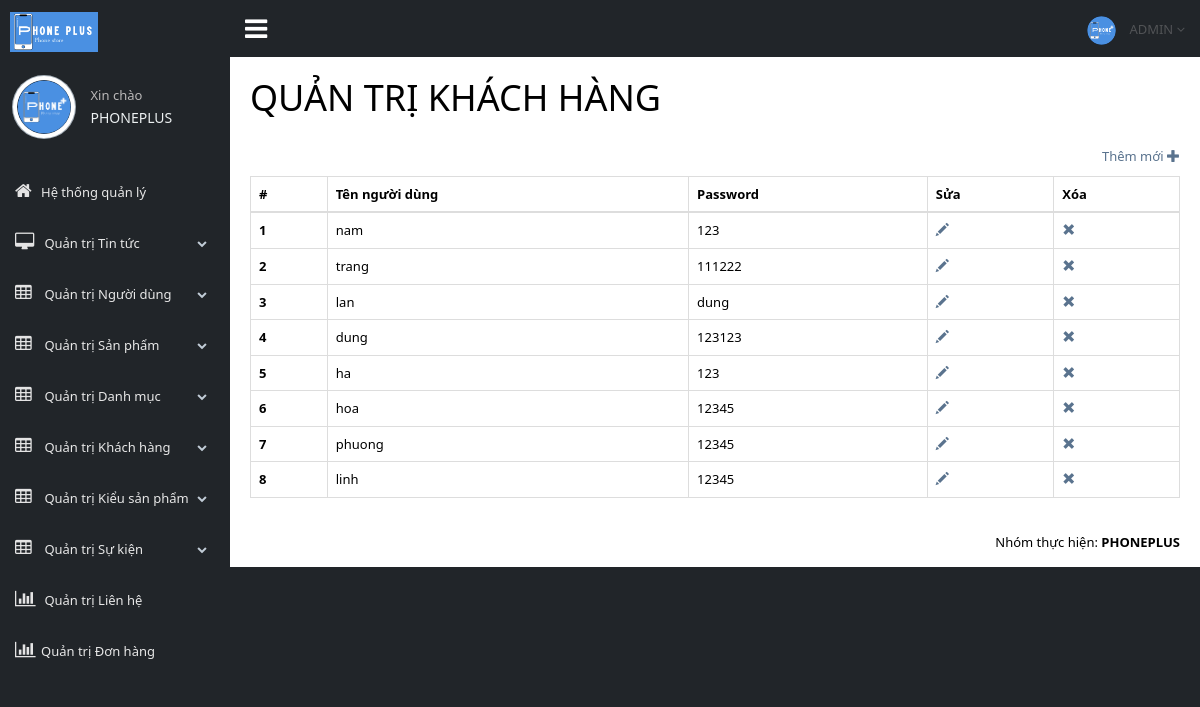
The app's page /admin/khachhang_list.php (signed in) with its own data.
### tables this page shows
CREATE TABLE `tbl_khachhang` (
  `makhach` int(11) NOT NULL,
  `tenkhach` varchar(50) NOT NULL,
  `sdt` varchar(10) NOT NULL,
  `email` varchar(30) NOT NULL,
  `matkhau` varchar(50) NOT NULL
);

### admin/khachhang_list.php (the view, shortened to what this page needs)
<!DOCTYPE html>
<html lang="en">
<head>
  <link href="../vendors/bootstrap/dist/css/bootstrap.min.css" rel="stylesheet">
  <link href="../vendors/font-awesome/css/font-awesome.min.css" rel="stylesheet">
  <link href="../vendors/nprogress/nprogress.css" rel="stylesheet">
  <link href="../vendors/iCheck/skins/flat/green.css" rel="stylesheet">
  <link href="../vendors/bootstrap-progressbar/css/bootstrap-progressbar-3.3.4.min.css" rel="stylesheet">
  <link href="../vendors/jqvmap/dist/jqvmap.min.css" rel="stylesheet" />
  <link href="../vendors/bootstrap-daterangepicker/daterangepicker.css" rel="stylesheet">
  <link href="../build/css/custom.min.css" rel="stylesheet">
</head>
<body class="nav-md" style="background-color:#212529;">
  <div class="container body">
    <div class="main_container">
      <div class="col-md-3 left_col">
        <div class="left_col scroll-view">
          <?php include("top.php"); ?>
          <div class="right_col" role="main">
            <div class="row">
              <div class="col-md-12 col-sm-12 col-xs-12">
                <h1>QUẢN TRỊ KHÁCH HÀNG</h1>
                <br>
                <div>
                  <p style="text-align: right;"><a href="khachhang_them.php">Thêm mới <span
                        class="glyphicon glyphicon-plus" aria-hidden="true"></span></a></p>
                  <table class="table table-bordered">
                    <thead>
                      <tr>
                        <th>#</th>
                        <th>Tên người dùng</th>
                        <th>Password</th>
                        <th>Sửa</th>
                        <th>Xóa</th>
                      </tr>
                    </thead>
                    <tbody>
                      <?php
                      include("../commo/connect.php");
                      $sql = "
                        SELECT *
                        FROM tbl_khachhang
                        ORDER BY makhach DESC";
                      $dulieu = mysqli_query($ketnoi, $sql);
                      $i = 0;
                      while ($row = mysqli_fetch_array($dulieu)) {
                        $i++;
                        ; ?>
                        <tr>
                          <th scope="row">
                            <?php echo $i; ?>
                          </th>
                          <td>
                            <?php echo $row["tenkhach"]; ?>
                          </td>
                          <td>
                            <?php echo $row["matkhau"]; ?>
                          </td>
                          <td><a href="khachhang_sua.php?makhach=<?php echo $row['makhach']; ?>"><span
                                class="glyphicon glyphicon-pencil" aria-hidden="true"></span></a></td>
                          <td><a href="khachhang_xoa.php?makhach=<?php echo $row['makhach']; ?>"><span
                                class="glyphicon glyphicon-remove" aria-hidden="true"></span></a></td>
                        </tr>
                        <?php
                      }
                      ; ?>
                    </tbody>
                  </table>
                </div>
              </div>
            </div>
          </div>
          <?php include("bottom.php"); ?>
        </div>
      </div>
</body>
</html>

### admin/top.php (shortened to what this page needs)
<div class="logo"><a href="index.php" class="site_title"> <img style="width: 40%; height: auto;"
      src="../img/logopp.png"></a></div>
<div class="profile clearfix">
  <div class="profile_pic">
    <img style="width: 80%;" src="img/phoneplus.png" alt="..." class="img-circle profile_img">
  </div>
  <div class="profile_info">
    <span>Xin chào</span>
    <h2>PHONEPLUS</h2>
  </div>
</div>
<br />
<div id="sidebar-menu" class="main_menu_side hidden-print main_menu">
  <div class="menu_section">
    <ul class="nav side-menu">
      <li><a href="index.php"><i class="fa fa-home"></i>Hệ thống quản lý</a></li>
      <li><a><i class="fa fa-desktop"></i> Quản trị Tin tức <span class="fa fa-chevron-down"></span></a>
      </li>
      <li><a><i class="fa fa-table"></i> Quản trị Người dùng<span class="fa fa-chevron-down"></span></a>
      </li>
      <li><a><i class="fa fa-table"></i> Quản trị Sản phẩm <span class="fa fa-chevron-down"></span></a>
      </li>
      <li><a><i class="fa fa-table"></i> Quản trị Danh mục <span class="fa fa-chevron-down"></span></a>
      </li>
      <li><a><i class="fa fa-table"></i> Quản trị Khách hàng <span class="fa fa-chevron-down"></span></a>
      </li>
      <li><a><i class="fa fa-table"></i> Quản trị Kiểu sản phẩm <span class="fa fa-chevron-down"></span></a>
      </li>
      <li><a><i class="fa fa-table"></i> Quản trị Sự kiện <span class="fa fa-chevron-down"></span></a>
      </li>
      <li><a href="quan_tri_lien_he.php"><i class="fa fa-bar-chart-o"></i> Quản trị Liên hệ</a></li>
      <li><a href="order_list.php"><i class="fa fa-bar-chart-o"></i>Quản trị Đơn hàng</a></li>
  </div>
</div>
</div>
</div>
<div class="top_nav" style="background-color:#212529">
  <div class="nav_menu" style="background-color:#212529">
    <nav>
      <div class="nav toggle">
        <a id="menu_toggle"><i style="color: white" class="fa fa-bars"></i></a>
      </div>
      <ul class="nav navbar-nav navbar-right">
        <li class="">
          <a style="color: white" href="javascript:;" class="user-profile dropdown-toggle" data-toggle="dropdown"
            aria-expanded="false">
            <img src="img/phoneplus.png" alt=""> ADMIN
            <span class=" fa fa-angle-down"></span>
          </a>
        </li>
      </ul>
    </nav>
  </div>
</div>

### admin/bottom.php
<footer>
  <div class="pull-right">
    Nhóm thực hiện: <b>PHONEPLUS</b>
  </div>
  <div class="clearfix"></div>
</footer>

### records on screen
tbl_khachhang: tenkhach "nam", matkhau "123"
tbl_khachhang: tenkhach "trang", matkhau "111222"
tbl_khachhang: tenkhach "lan", matkhau "dung"
tbl_khachhang: tenkhach "dung", matkhau "123123"
tbl_khachhang: tenkhach "ha", matkhau "123"
tbl_khachhang: tenkhach "hoa", matkhau "12345"
tbl_khachhang: tenkhach "phuong", matkhau "12345"
tbl_khachhang: tenkhach "linh", matkhau "12345"
